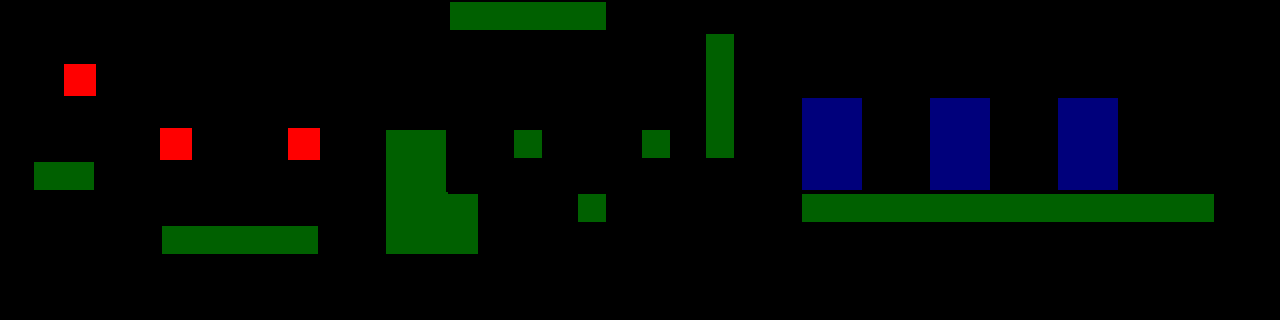

The image is a tile-based game level rendered from a .tmx file. Its description and source (layers, tilesets, objects; grid data summarised) follow:
An orthogonal 40x10 tile map with 32x32 px tiles, 8 tile layers (lightWorld, darkWorld, spawnSwan, spawnJupiter, ...).

<map version="1.0" orientation="orthogonal" width="40" height="10" tilewidth="32" tileheight="32">
 <tileset firstgid="1" name="tileSet" tilewidth="32" tileheight="32">
  <image source="tileSet.png" width="256" height="256" />
 </tileset>
 <layer name="lightWorld" width="40" height="10">
  <data>[400 cells, 37 non-empty, 15 distinct tile ids]</data>
 </layer>
 <layer name="darkWorld" width="40" height="10">
  <data>[400 cells, 38 non-empty, 15 distinct tile ids]</data>
 </layer>
 <layer name="spawnSwan" width="40" height="10">
  <data>[400 cells, 1 non-empty, 1 distinct tile ids]</data>
 </layer>
 <layer name="spawnJupiter" width="40" height="10">
  <data>[400 cells, 1 non-empty, 1 distinct tile ids]</data>
 </layer>
 <layer name="spawnSeal" width="40" height="10">
  <data>[400 cells, 1 non-empty, 1 distinct tile ids]</data>
 </layer>
 <layer name="end1" width="40" height="10">
  <data>[400 cells, 6 non-empty, 6 distinct tile ids]</data>
 </layer>
 <layer name="end2" width="40" height="10">
  <data>[400 cells, 6 non-empty, 6 distinct tile ids]</data>
 </layer>
 <layer name="end3" width="40" height="10">
  <data>[400 cells, 6 non-empty, 6 distinct tile ids]</data>
 </layer>
</map>
